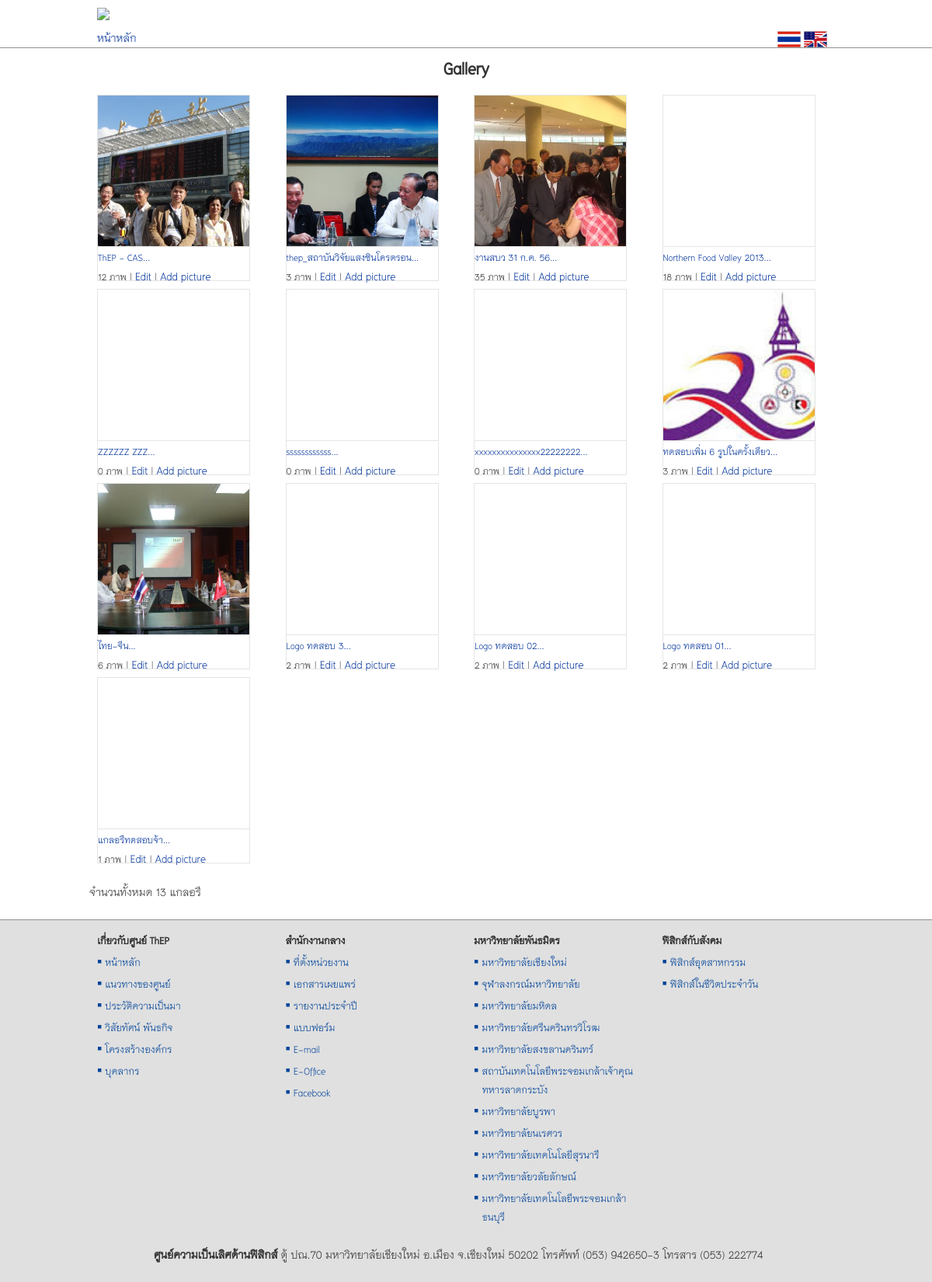
The page /views/gallery.php on the database as committed earlier.
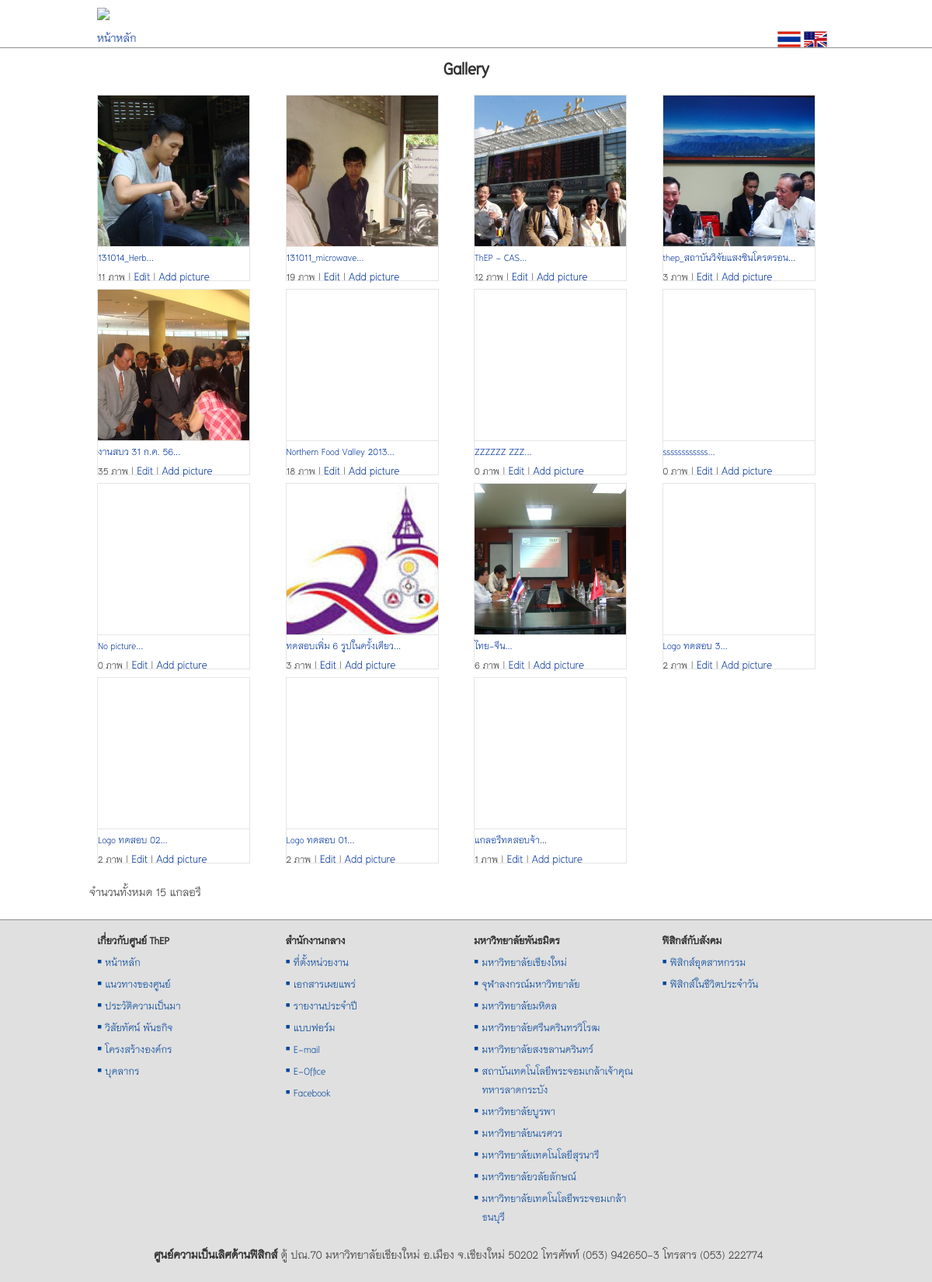
The same page on the database as committed later.
### tables this page shows
CREATE TABLE `tb_gallery` (
  `id` int(11) NOT NULL auto_increment,
  `title` varchar(255) NOT NULL,
  `detail` text NOT NULL,
  `modified` varchar(255) NOT NULL,
  PRIMARY KEY  (`id`)
);

### src/system/config.php (called while the page is built, shortened)
<?php
class config {
    function plugins($file_name) {
        return '../plugins/' . $file_name;
    }
}
?>

### src/views/gallery.php (the view, shortened to what this page needs)
<?php
require_once '../system/system.php';
doc_head('Gallery');
?>
<link rel="stylesheet" href="<?php plugins('lightbox2.6/lightbox/css/lightbox.css'); ?>">
</head>
<body>
    <div class="container">
        <?php get_includes('header'); ?>
        <?php
        if (isset($_GET['gal_id'])) {
            $gal_id = $_GET['gal_id'];
            $sql = "SELECT * FROM tb_gallery WHERE id = $gal_id;";
            $result = mysql_query($sql);
            $g = mysql_fetch_array($result);
            $sql_p = "SELECT * FROM tb_picture WHERE gallery_id = {$g['id']};";
            $re_p = mysql_query($sql_p);
            $pic_no = mysql_num_rows($re_p);
            ?>
            <div class="row">
                <h2 class="text-center"><?php echo $g['title'] ?></h2>
                <?php
                while ($p = mysql_fetch_array($re_p)) {
                    echo '
                <div class="col-xs-6 col-sm-4 col-md-3">
                    <div style="width: 197px; height: 236px; border:1px solid rgba(0, 0, 0, .1);">
                        <div style="width: 195px; height: 195px; overflow: hidden; border-bottom: 1px solid rgba(0, 0, 0, .1);">
                            <a class="pic-link" href="../img/picture/' . $p['name'] . '" data-lightbox="gal-' . $p['gallery_id'] . '" title="' . $p['caption'] . '">
                                <img class="example-image" src="../images/pixel-vfl3z5WfW.gif" alt="image ' . $i . ' 0f ' . $no_p . ' thumb"
                            style="vertical-align: middle;
                            background: no-repeat white url(../img/picture/' . $p['name'] . ') -50px 0;
                            background-size: 300px auto;
                            width: 195px;
                            height: 195px;">
                            </a>
                        </div>
                        <p>' . $p['caption'] . '<br>
                            <a href="edit-picture.php?edit_id=' . $p['id'] . '">Edit Picture</a>
                        </p>
                    </div>
                </div>
                        ';
                }
                ?>
            </div>
            <p>&nbsp;</p>
            <div class="row">
                <div class="col-md-12">
                    จำนวนทั้งหมด <?php echo $pic_no; ?> ภาพ |
                    <a href="gallery.php">กลับหน้าแกลอรี</a> |
                    <a href="edit-gallery.php?edit_id=<?php echo $gal_id; ?>">Edit</a> |
                    <a href="add-picture.php?gallery_id=<?php echo $gal_id; ?>">Add picture</a>
                </div>
            </div>
            <?php
        } else {
            ?>
            <?php
            $sql = "SELECT * FROM tb_gallery ORDER BY id DESC;";
            $result = mysql_query($sql);
            $gal_no = mysql_num_rows($result);
            ?>
            <div class="row">
                <h2 class="text-center">Gallery</h2>
                <?php
                while ($gal = mysql_fetch_array($result)) {
                    $sql_p = "SELECT * FROM tb_picture WHERE gallery_id = {$gal['id']} ORDER BY id;";
                    $re_p = mysql_query($sql_p);
                    $pic_no = mysql_num_rows($re_p);
                    $pic = mysql_fetch_array($re_p);
                    echo '
                <div class="col-xs-6 col-sm-4 col-md-3">
                    <div style="width: 197px; height: 240px; border:1px solid rgba(0, 0, 0, .1);">
                        <div style="width: 195px; height: 195px; overflow: hidden; border-bottom: 1px solid rgba(0, 0, 0, .1);">
                            <a title="' . $gal['title'] . '" href="gallery.php?gal_id=' . $gal['id'] . '">
                                <img class="example-image" src="../images/pixel-vfl3z5WfW.gif"
                            style="vertical-align: middle;
                            background: no-repeat white url(../img/picture/' . $pic['name'] . ') -50px 0;
                            background-size: 300px auto;
                            width: 195px;
                            height: 195px;">
                            </a>
                        </div>
                        <div style="max-width: 195px;">
                            <p>
                                <a href="gallery.php?gal_id=' . $gal['id'] . '"><small>' . $gal['title'] . '...</small></a><br>
                                <small>' . $pic_no . ' ภาพ</small> |
                                <a href="edit-gallery.php?edit_id=' . $gal['id'] . '">Edit</a> |
                                <a href="add-picture.php?gallery_id=' . $gal['id'] . '">Add picture</a>
                            </p>
                        </div>
                    </div>
                </div>
                        ';
                }
                ?>
                <div class="col-md-3"></div>
            </div>
            <p>&nbsp;</p>
            <?php
            echo '
            <div class="row">
                จำนวนทั้งหมด ' . $gal_no . ' แกลอรี
            </div>
                ';
        }
        ?>
        <?php get_includes('footer'); ?>
    </div>
</body>
</html>

### src/includes/doc-head.php (shortened to what this page needs)
<!doctype html>
<html lang="en">
    <head>
        <link href="../themes/bootstrap/css/bootstrap.min.css" rel="stylesheet" media="screen">
        <link href="../themes/assets/css/docs.css" rel="stylesheet" media="screen">
        <link href="../style/main.css" rel="stylesheet" type="text/css" media="screen">
        <link href="../plugins/jqueryui/jquery-ui-1.10.3/themes/base/jquery-ui.css" rel="stylesheet" />

### src/system/functions.php (shortened to what this page needs)
<?php
function get_includes($name) {
    $conf = new config();
    require_once $conf->includes($name);
}
function plugins($file_name) {
    $conf = new config();
    echo $conf->plugins($file_name);
}
function doc_head($title) {
    get_includes('doc-head');
}
?>

### src/includes/header.php
<div class="row">
    <div class="col-md-12">
        <a title="ศูนย์ความเป็นเลิศด้านฟิสิกส์" href="home.php">
            <img class="img-responsive" style="margin: 0 auto;" src="../images/131112_banner_960x100.png">
        </a>
    </div>
</div>
<div class="row">
    <div class="col-xs-6 col-sm-6 col-md-6"><a href="home.php">หน้าหลัก</a></div>
    <div class="col-xs-6 col-sm-6 col-md-6 text-right" style="padding-right: 20px;"><?php login('<strong>สวัสดี ' . $_SESSION['login'] . '</strong> | <a href="logout.php">Logout</a>'); ?> <img title="เว็บฉบับภาษาไทย" style="width: 30px;" src="../images/thailand-flag.gif"> <a title="English version" href="home_en.php"><img style="width: 30px;" src="../images/en_ver.gif"></a></div>
</div>
<div class="pageline" id="firstpageline"></div>

### src/includes/footer.php (shortened to what this page needs)
<div>&nbsp;</div>
<footer>
    <div class="row" id="sitefooternav">
        <div class="col-xs-6 col-sm-3 col-md-3" >
            <ul>
                <li class="li-head">เกี่ยวกับศูนย์ ThEP</li>
                <li>▪ <a href="home.php">หน้าหลัก</a></li>
                <li>▪ <a href="about-us.php">แนวทางของศูนย์</a></li>
                <li>▪ <a href="history.php">ประวัติความเป็นมา</a></li>
                <li>▪ <a href="vision.php">วิสัยทัศน์ พันธกิจ</a></li>
                <li>▪ <a href="structure.php">โครงสร้างองค์กร</a></li>
                <li>▪ <a href="personel.php">บุคลากร</a></li>
            </ul>
        </div>
        <div class="col-xs-6 col-sm-3 col-md-3" >
            <ul>
                <li class="li-head">สำนักงานกลาง</li>
                <li>▪ <a href="location.php">ที่ตั้งหน่วยงาน</a></li>
                <li>▪ <a href="document.php">เอกสารเผยแพร่</a></li>
                <li>▪ <a href="annual-report.php">รายงานประจำปี</a></li>
                <li>▪ <a href="form.php">แบบฟอร์ม</a></li>
                <li>▪ <a href="http://mail.google.com/a/thep-center.org" target="_blank">E-mail</a></li>
                <li>▪ <a href="http://eofficethep.com" target="_blank">E-Office</a></li>
                <li>▪ <a href="https://www.facebook.com/pages/Thailand-Center-of-Excellence-in-Physics/118201038353964" target="_blank">Facebook</a></li>
            </ul>
        </div>
        <div class="col-xs-6 col-sm-3 col-md-3" >
            <ul>
                <li class="li-head">มหาวิทยาลัยพันธมิตร</li>
                <li>▪ <a href="http://www.cmu.ac.th" target="_blank">มหาวิทยาลัยเชียงใหม่</a></li>
                <li>▪ <a href="http://www.chula.ac.th" target="_blank">จุฬาลงกรณ์มหาวิทยาลัย</a></li>
                <li>▪ <a href="http://www.mahidol.ac.th/th" target="_blank">มหาวิทยาลัยมหิดล</a></li>
                <li>▪ <a href="http://www.swu.ac.th" target="_blank">มหาวิทยาลัยศรีนครินทรวิโรฒ</a></li>
                <li>▪ <a href="http://www.psu.ac.th" target="_blank">มหาวิทยาลัยสงขลานครินทร์</a></li>
                <li>▪ <a href="http://www.kmitl.ac.th" target="_blank">สถาบันเทคโนโลยีพระจอมเกล้าเจ้าคุณทหารลาดกระบัง</a></li>
                <li>▪ <a href="http://www.buu.ac.th" target="_blank">มหาวิทยาลัยบูรพา</a></li>
                <li>▪ <a href="http://www.nu.ac.th" target="_blank">มหาวิทยาลัยนเรศวร</a></li>
                <li>▪ <a href="http://www.sut.ac.th" target="_blank">มหาวิทยาลัยเทคโนโลยีสุรนารี</a></li>
                <li>▪ <a href="http://www.wu.ac.th" target="_blank">มหาวิทยาลัยวลัยลักษณ์</a></li>
                <li>▪ <a href="http://www.kmutt.ac.th" target="_blank">มหาวิทยาลัยเทคโนโลยีพระจอมเกล้าธนบุรี</a></li>
            </ul>
        </div>
        <div class="col-xs-6 col-sm-3 col-md-3">
            <ul>
                <li class="li-head">ฟิสิกส์กับสังคม</li>
                <li>▪ <a href="industrial.php">ฟิสิกส์อุตสาหกรรม</a></li>
                <li>▪ <a href="daily-life.php">ฟิสิกส์ในชีวิตประจำวัน</a></li>
            </ul>
        </div>
    </div>
    <div class="row">
        <p>&nbsp;</p>
        <div style="text-align: center; padding-right: 20px;">
            <b>ศูนย์ความเป็นเลิศด้านฟิสิกส์</b> ตู้ ปณ.70 มหาวิทยาลัยเชียงใหม่ อ.เมือง จ.เชียงใหม่ 50202 โทรศัพท์ (053) 942650-3 โทรสาร (053) 222774
        </div>
        <p>&nbsp;</p>
    </div>
</footer>

### src/themes/assets/css/docs.css (style rules this page uses)
body { position: relative; padding-top: 50px; }

### src/style/main.css (style rules this page uses)
body { margin: 0; padding: 0; width: 100%; background-color: #FFF; font-family: 'TH Niramit AS'; font-size: 20px; line-height: 24px; color: #333; }
h1, h2, h3, h4, h5, h6, .h1, .h2, .h3, .h4, .h5, .h6 { font-family: 'TH Niramit AS'; font-weight: bold; }
a { text-decoration: none; color: #039; }
div#firstpageline { position: absolute; left: 0; }
div.pageline { height: 1px; background-color: #8f8f8f; width: 100%; overflow: hidden; }
#sitefooternav { font-size: 90%; }
ul { display: block; list-style-type: disc; -webkit-margin-before: 0em; -webkit-margin-after: 1em; -webkit-margin-start: 0px; -webkit-margin-end: 0px; }
#sitefooternav ul { margin: 0 10px 0 0; padding: 0; color: #004499; text-indent: 0; }
#sitefooternav li { margin: 4px 0 0 0.6em; text-indent: -0.6em; padding-left: 0; list-style-position: outside; list-style-image: none; list-style-type: none; }
#sitefooternav li a { color: #004499; }
footer { margin-top: 1px; width: 100%; background-color: #e0e0e0; position: absolute; left: 0; }
footer > .row { margin-left: 5px; }
li.li-head { color: #333; font-weight: bold; }
h1, h2, h3 { margin-top: 10px; margin-bottom: 8px; }
p { margin: 0 }
.col-xs-1, .col-xs-2, .col-xs-3, .col-xs-4, .col-xs-5, .col-xs-6, .col-xs-7, .col-xs-8, .col-xs-9, .col-xs-10, .col-xs-11, .col-xs-12, .col-sm-1, .col-sm-2, .col-sm-3, .col-sm-4, .col-sm-5, .col-sm-6, .col-sm-7, .col-sm-8, .col-sm-9, .col-sm-10, .col-sm-11, .col-sm-12, .col-md-1, .col-md-2, .col-md-3, .col-md-4, .col-md-5, .col-md-6, .col-md-7, .col-md-8, .col-md-9, .col-md-10, .col-md-11, .col-md-12, .col-lg-1, .col-lg-2, .col-lg-3, .col-lg-4, .col-lg-5, .col-lg-6, .col-lg-7, .col-lg-8, .col-lg-9, .col-lg-10, .col-lg-11, .col-lg-12 { padding-top: 10px; padding-right: 10px; padding-left: 10px; }
@media (min-width: 1200px) { .container { max-width: 100%; } }
@media (min-width: 1200px) { .container > .row, footer > .row { width: 970px; margin: auto; } }

Rows that differ between the two databases and show on the page:
removed tb_gallery: title "xxxxxxxxxxxxxxx22222222", pic_no "0"
added tb_gallery: title "131014_Herb", pic_no "11"
added tb_gallery: title "131011_microwave", pic_no "19"
added tb_gallery: title "No picture", pic_no "0"
Other text that changed with them:
$gal_no: "13" → "15"
